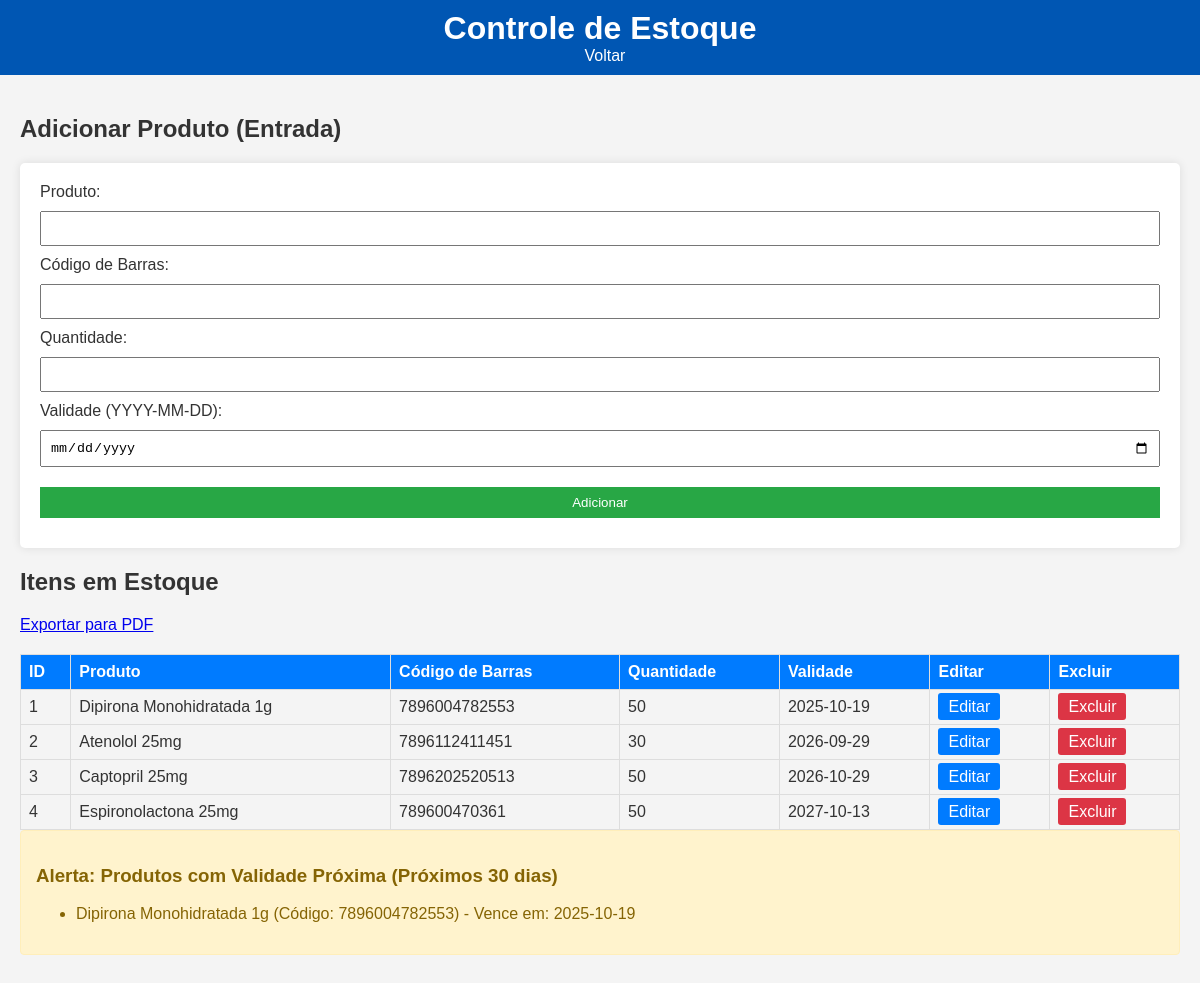
The page /estoque on the database its author committed.
### tables this page shows
CREATE TABLE estoque (
                 id INTEGER PRIMARY KEY,
                 produto TEXT,
                 codigo_barras TEXT,
                 quantidade INTEGER,
                 validade DATE);

### app.py (the view, shortened to what this page needs)
@app.route('/estoque', methods=['GET', 'POST'])
def estoque():
    conn = sqlite3.connect('gestao.db')
    c = conn.cursor()
    c.execute("SELECT * FROM estoque ORDER BY validade ASC")
    itens = c.fetchall()
    data_hoje = datetime.date.today()
    data_limite = data_hoje + datetime.timedelta(days=30)
    c.execute("SELECT * FROM estoque WHERE validade BETWEEN ? AND ? ORDER BY validade ASC",
              (data_hoje.strftime('%Y-%m-%d'), data_limite.strftime('%Y-%m-%d')))
    vencimento_proximo = c.fetchall()
    c.execute("SELECT * FROM estoque WHERE validade < ? ORDER BY validade ASC", (data_hoje.strftime('%Y-%m-%d'),))
    vencidos = c.fetchall()
    conn.close()
    return render_template('estoque.html',
                           itens=itens,
                           vencidos=vencidos,
                           vencimento_proximo=vencimento_proximo)

### templates/estoque.html (shortened to what this page needs)
<!DOCTYPE html>
<html lang="pt-BR">
<head>
    <link rel="stylesheet" href="{{ url_for('static', filename='style.css') }}">
</head>
<body>
    <header>
        <h1>Controle de Estoque</h1>
        <a href="/" class="back-btn">Voltar</a>
    </header>
    <main>
        <h2>Adicionar Produto (Entrada)</h2>
        <form method="POST" aria-label="Formulário de adição de produto">
            <label for="produto">Produto:</label>
            <input type="text" id="produto" name="produto" required aria-required="true"><br>
            <label for="codigo_barras">Código de Barras:</label>
            <input type="text" id="codigo_barras" name="codigo_barras" required aria-required="true"><br>
            <label for="quantidade">Quantidade:</label>
            <input type="number" id="quantidade" name="quantidade" required aria-required="true"><br>
            <label for="validade">Validade (YYYY-MM-DD):</label>
            <input type="date" id="validade" name="validade" required aria-required="true"><br>
            <button type="submit">Adicionar</button>
        </form>
        <h2>Itens em Estoque</h2>
        <div style="margin-bottom: 15px;">
            <a href="{{ url_for('relatorio_estoque_pdf') }}" target="_blank" class="btn-export">
                Exportar para PDF
            </a>
        </div>
        <table>
            <tr>
                <th>ID</th>
                <th>Produto</th>
                <th>Código de Barras</th>
                <th>Quantidade</th>
                <th>Validade</th>
                <th>Editar</th>
                <th>Excluir</th>
            </tr>
            {% for item in itens %}
            <tr>
                <td>{{ item[0] }}</td>
                <td>{{ item[1] }}</td>
                <td>{{ item[2] }}</td>
                <td>{{ item[3] }}</td>
                <td>{{ item[4] }}</td>
                <td><a href="{{ url_for('editar_item', id=item[0]) }}" class="btn-edit">Editar</a></td>
                <td><a href="{{ url_for('deletar_item', id=item[0]) }}" class="btn-delete" onclick="return confirm('Tem certeza?');">Excluir</a></td>
            </tr>
            {% endfor %}
        </table>
        {% if vencimento_proximo %}
        <div class="alert alert-warning">
            <h3>Alerta: Produtos com Validade Próxima (Próximos 30 dias)</h3>
            <ul>
                {% for item in vencimento_proximo %}
                    <li>{{ item[1] }} (Código: {{ item[2] }}) - Vence em: {{ item[4] }}</li>
                {% endfor %}
            </ul>
        </div>
        {% endif %}
    </main>
</body>
</html>

### static/style.css (style rules this page uses)
body { font-family: Arial, sans-serif; background-color: #f4f4f4; color: #333; margin: 0; padding: 0; }
header { background: #0056b3; color: white; padding: 10px; text-align: center; }
header h1 { margin: 0; }
.back-btn { color: white; text-decoration: none; margin-left: 10px; }
main { padding: 20px; }
form { background: white; padding: 20px; border-radius: 5px; box-shadow: 0 0 10px rgba(0,0,0,0.1); }
input, button { margin: 10px 0; padding: 8px; width: 100%; box-sizing: border-box; }
button { background: #28a745; color: white; border: none; cursor: pointer; }
table { width: 100%; border-collapse: collapse; margin-top: 20px; }
th, td { border: 1px solid #ddd; padding: 8px; text-align: left; }
th { background: #007bff; color: white; }
:root { --contrast-ratio: 4.5; }
.btn-edit { padding: 5px 10px; background-color: #007bff; color: white; text-decoration: none; border-radius: 3px; }
.btn-delete { padding: 5px 10px; background-color: #dc3545; color: white; text-decoration: none; border-radius: 3px; }
.alert { padding: 15px; margin-bottom: 20px; border: 1px solid transparent; border-radius: 4px; }
.alert-warning { color: #856404; background-color: #fff3cd; border-color: #ffeeba; }

### rows shown on the page
estoque: id "1", produto "Dipirona Monohidratada 1g", codigo_barras "7896004782553", quantidade "50", validade "2025-10-19"
estoque: id "2", produto "Atenolol 25mg", codigo_barras "7896112411451", quantidade "30", validade "2026-09-29"
estoque: id "3", produto "Captopril 25mg", codigo_barras "7896202520513", quantidade "50", validade "2026-10-29"
estoque: id "4", produto "Espironolactona 25mg", codigo_barras "789600470361", quantidade "50", validade "2027-10-13"
